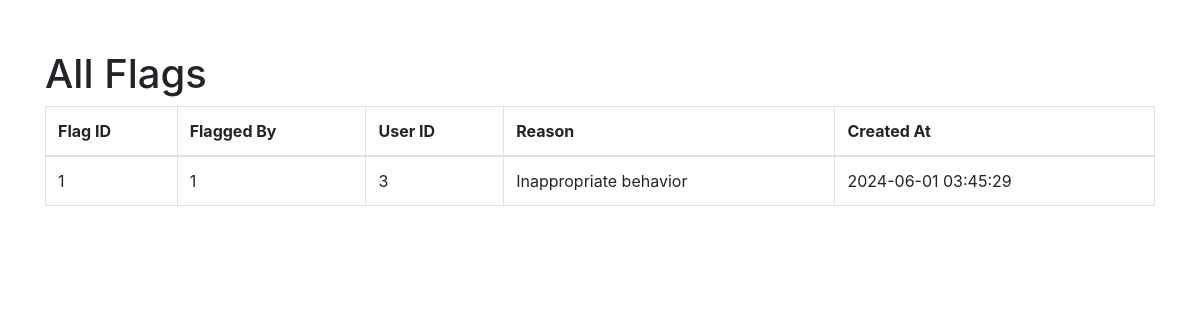
The page /admin/alluserflags (signed in) on the database as committed earlier.
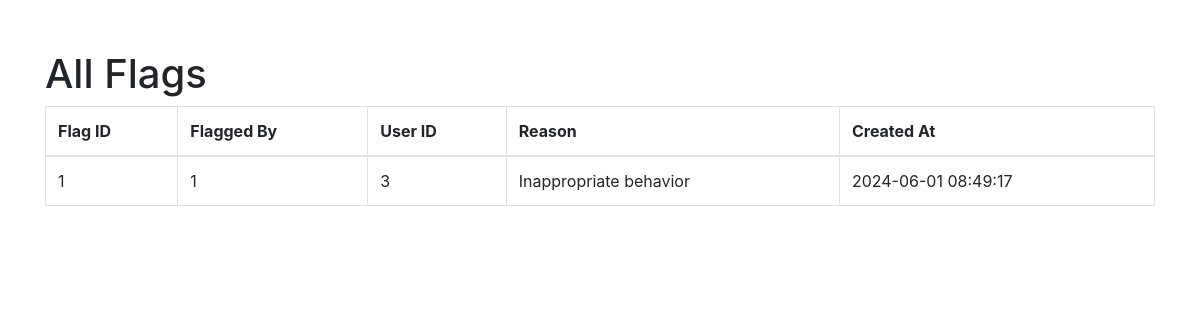
The same page on the database as committed later.
### models.py (models this page shows, shortened)
class UserFlag(db.Model):
    __tablename__ = "user_flags"
    flag_id = db.Column(db.Integer, primary_key=True, autoincrement=True)
    flagged_by = db.Column(db.Integer, db.ForeignKey("users.user_id"), nullable=False)
    user_id = db.Column(db.Integer, db.ForeignKey("users.user_id"), nullable=False)
    reason = db.Column(db.Text)
    created_at = db.Column(db.TIMESTAMP, default=db.func.current_timestamp())

### admin.py (the view)
@admin.route('/alluserflags')
def all_user_flags():
    if "user_name" in session and "role" in session:
        if session["role"] == "admin":
            flags = UserFlag.query.all()
            return render_template("admin_alluserflags.html", flags=flags)
    return redirect(url_for("home"))

### app.py (called while the page is built)
@app.before_request
def create_tables():
    init_db(app)

### models.py (called while the page is built, shortened)
def init_db(app):
    with app.app_context():
        db.create_all()

### templates/admin_alluserflags.html (shortened to what this page needs)
<!DOCTYPE html>
<html lang="en">
<head>
    <link rel="stylesheet" href="https://stackpath.bootstrapcdn.com/bootstrap/4.3.1/css/bootstrap.min.css">
</head>
<body>
    <div class="container">
        <h1>All Flags</h1>
        <table class="table table-bordered">
            <thead>
                <tr>
                    <th>Flag ID</th>
                    <th>Flagged By</th>
                    <th>User ID</th>
                    <th>Reason</th>
                    <th>Created At</th>
                </tr>
            </thead>
            <tbody>
                {% for flag in flags %}
                <tr>
                    <td>{{ flag.flag_id }}</td>
                    <td>{{ flag.flagged_by }}</td>
                    <td>{{ flag.user_id }}</td>
                    <td>{{ flag.reason }}</td>
                    <td>{{ flag.created_at }}</td>
                </tr>
                {% endfor %}
            </tbody>
        </table>
    </div>
</body>
</html>

Rows that differ between the two databases and show on the page:
changed UserFlag "Inappropriate behavior": created_at "2024-06-01 03:45:29" → "2024-06-01 08:49:17"
